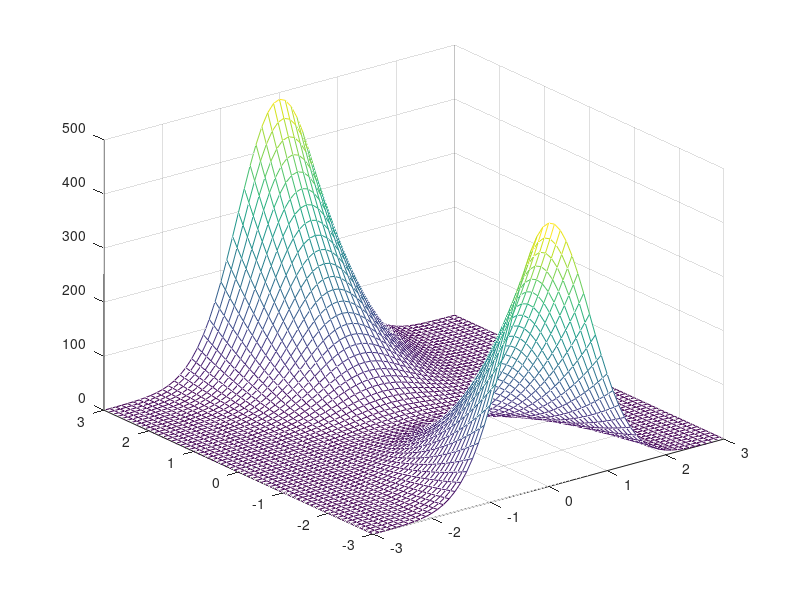
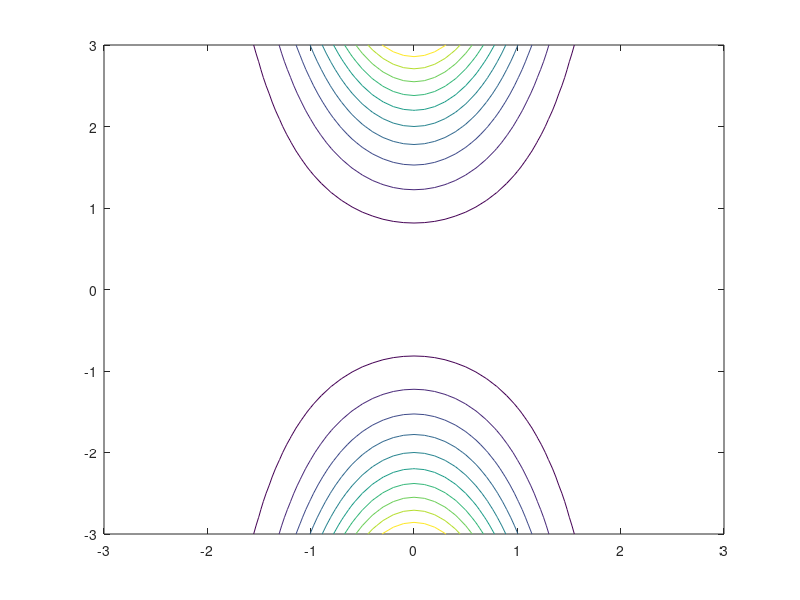

Recreate these plots in MATLAB, in order.
%
%   Script: Problem2
%
%   This script plots the surfaces of three functions using
%   both mesh and contour as specified in the Problem 2 of
%   Homework 1
%

% Create the first meshgrid
[X1,Y1] = meshgrid(-3:.1:3,-3:.1:3);

% Calculate the result of the first function
F = (X1.^2 + 3*Y1.^2)*exp(-X1.^2-Y1.^2);

% create plots, first mesh and then contour, in different figures
figure(1)
mesh(X1,Y1,F)
figure(2)
contour(X1,Y1,F)


